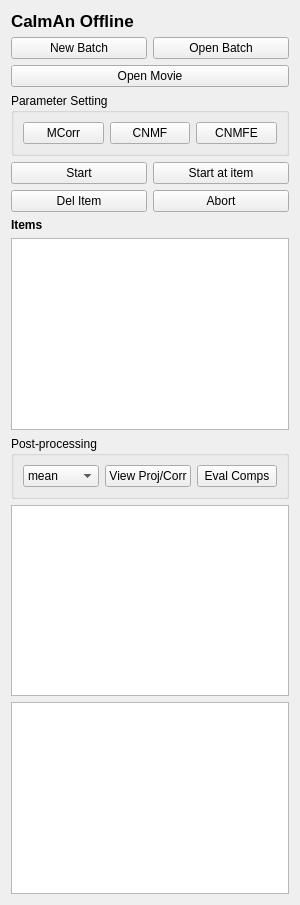
<?xml version="1.0" encoding="UTF-8"?>
<ui version="4.0">
 <class>MainOfflineGUIWidget</class>
 <widget class="QWidget" name="MainOfflineGUIWidget">
  <property name="geometry">
   <rect>
    <x>0</x>
    <y>0</y>
    <width>300</width>
    <height>905</height>
   </rect>
  </property>
  <property name="windowTitle">
   <string>Form</string>
  </property>
  <layout class="QVBoxLayout" name="verticalLayout">
   <item>
    <widget class="QLabel" name="label_2">
     <property name="font">
      <font>
       <pointsize>13</pointsize>
       <weight>75</weight>
       <bold>true</bold>
      </font>
     </property>
     <property name="text">
      <string>CaImAn Offline</string>
     </property>
    </widget>
   </item>
   <item>
    <layout class="QHBoxLayout" name="horizontalLayout_9">
     <item>
      <widget class="QPushButton" name="pushButtonNewBatch">
       <property name="text">
        <string>New Batch</string>
       </property>
      </widget>
     </item>
     <item>
      <widget class="QPushButton" name="pushButtonOpenBatch">
       <property name="text">
        <string>Open Batch</string>
       </property>
      </widget>
     </item>
    </layout>
   </item>
   <item>
    <widget class="QPushButton" name="pushButtonOpenMovie">
     <property name="text">
      <string>Open Movie</string>
     </property>
    </widget>
   </item>
   <item>
    <widget class="QGroupBox" name="groupBox">
     <property name="title">
      <string>Parameter Setting</string>
     </property>
     <layout class="QHBoxLayout" name="horizontalLayout_10">
      <item>
       <widget class="QPushButton" name="pushButtonParamsMCorr">
        <property name="text">
         <string>MCorr</string>
        </property>
       </widget>
      </item>
      <item>
       <widget class="QPushButton" name="pushButtonParamsCNMF">
        <property name="text">
         <string>CNMF</string>
        </property>
       </widget>
      </item>
      <item>
       <widget class="QPushButton" name="pushButtonParamsCNMFE">
        <property name="text">
         <string>CNMFE</string>
        </property>
       </widget>
      </item>
     </layout>
    </widget>
   </item>
   <item>
    <layout class="QHBoxLayout" name="horizontalLayout_11">
     <item>
      <widget class="QPushButton" name="pushButtonStart">
       <property name="toolTip">
        <string>Run the batch from the first item</string>
       </property>
       <property name="text">
        <string>Start</string>
       </property>
      </widget>
     </item>
     <item>
      <widget class="QPushButton" name="pushButtonStartItem">
       <property name="toolTip">
        <string>Run the batch from the currently selected item</string>
       </property>
       <property name="text">
        <string>Start at item</string>
       </property>
      </widget>
     </item>
    </layout>
   </item>
   <item>
    <layout class="QHBoxLayout" name="horizontalLayout_12">
     <item>
      <widget class="QPushButton" name="pushButtonDelItem">
       <property name="text">
        <string>Del Item</string>
       </property>
      </widget>
     </item>
     <item>
      <widget class="QPushButton" name="pushButtonAbort">
       <property name="text">
        <string>Abort</string>
       </property>
      </widget>
     </item>
    </layout>
   </item>
   <item>
    <widget class="QLabel" name="label">
     <property name="font">
      <font>
       <weight>75</weight>
       <bold>true</bold>
      </font>
     </property>
     <property name="text">
      <string>Items</string>
     </property>
    </widget>
   </item>
   <item>
    <widget class="QListWidget" name="listWidgetItems">
     <property name="toolTip">
      <string>List of items in current batch</string>
     </property>
    </widget>
   </item>
   <item>
    <widget class="QGroupBox" name="groupBox_2">
     <property name="toolTip">
      <string>Click an item and use post-processing tools</string>
     </property>
     <property name="title">
      <string>Post-processing</string>
     </property>
     <layout class="QHBoxLayout" name="horizontalLayout">
      <item>
       <widget class="QComboBox" name="comboBoxProjectionOpts">
        <property name="toolTip">
         <string>Type of projections to show</string>
        </property>
        <item>
         <property name="text">
          <string>mean</string>
         </property>
        </item>
        <item>
         <property name="text">
          <string>std</string>
         </property>
        </item>
        <item>
         <property name="text">
          <string>max</string>
         </property>
        </item>
       </widget>
      </item>
      <item>
       <widget class="QPushButton" name="pushButtonViewProjection">
        <property name="toolTip">
         <string>View the mean/std/max Projection (for motion correction) 
and/or Correlation Image (for CNMF).</string>
        </property>
        <property name="text">
         <string>View Proj/Corr</string>
        </property>
       </widget>
      </item>
      <item>
       <widget class="QPushButton" name="pushButtonEvalComponents">
        <property name="toolTip">
         <string>Open GUI for component evaluation</string>
        </property>
        <property name="text">
         <string>Eval Comps</string>
        </property>
       </widget>
      </item>
     </layout>
    </widget>
   </item>
   <item>
    <widget class="QTextBrowser" name="textBrowserParams">
     <property name="toolTip">
      <string>Parameters for the currently selected batch item</string>
     </property>
    </widget>
   </item>
   <item>
    <widget class="QTextBrowser" name="textBrowserStdOut">
     <property name="toolTip">
      <string>stdout and stderr from externally running QProcess</string>
     </property>
    </widget>
   </item>
  </layout>
 </widget>
 <tabstops>
  <tabstop>pushButtonNewBatch</tabstop>
  <tabstop>pushButtonOpenBatch</tabstop>
  <tabstop>pushButtonOpenMovie</tabstop>
  <tabstop>pushButtonParamsMCorr</tabstop>
  <tabstop>pushButtonParamsCNMF</tabstop>
  <tabstop>pushButtonParamsCNMFE</tabstop>
  <tabstop>pushButtonStart</tabstop>
  <tabstop>pushButtonStartItem</tabstop>
  <tabstop>pushButtonDelItem</tabstop>
  <tabstop>pushButtonAbort</tabstop>
  <tabstop>listWidgetItems</tabstop>
  <tabstop>comboBoxProjectionOpts</tabstop>
  <tabstop>pushButtonViewProjection</tabstop>
  <tabstop>pushButtonEvalComponents</tabstop>
  <tabstop>textBrowserParams</tabstop>
  <tabstop>textBrowserStdOut</tabstop>
 </tabstops>
 <resources/>
 <connections/>
</ui>
